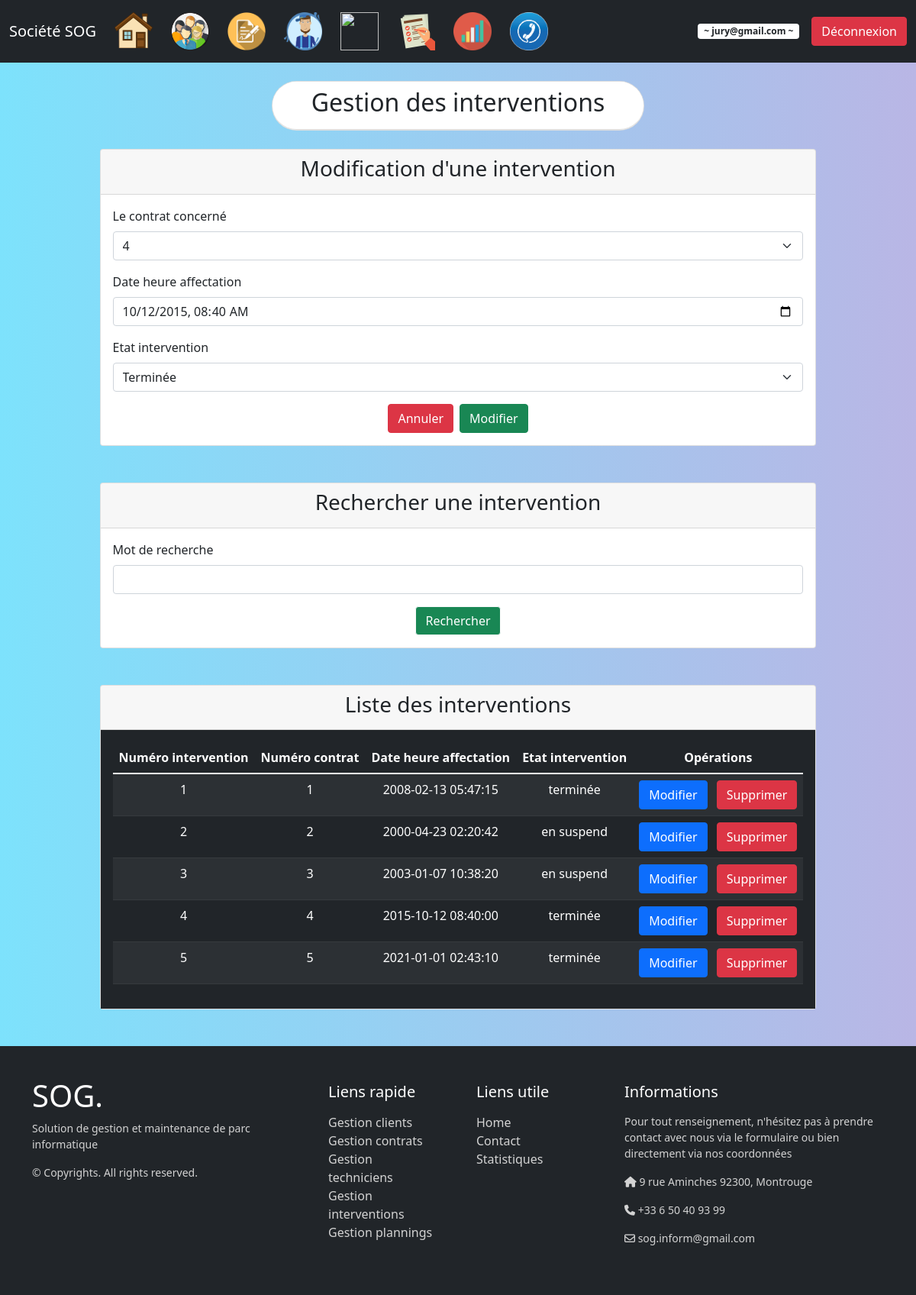
Screenshot of /index.php?page=4&action=edit&num_intervention=4 (signed in) with the database file from the repository.
### tables this page shows
Create table intervention
(
    num_intervention int(3) auto_increment,
    num_contrat int(3),
    date_heure_affectation datetime NOT NULL,
    etat_intervention enum('en cours','terminée','en suspend'),
    PRIMARY KEY (num_intervention,num_contrat),
    foreign KEY (num_contrat) references contrat (num_contrat)
    on update cascade
    on delete cascade 
);

Create table contrat
(
    num_contrat int(3) auto_increment,
    idclient int(3),
    date_souscription date NOT NULL,
    montant_mensuel_ht decimal(13,2) NOT NULL,
    etat_du_contrat enum('valide','resilié', 'en cours'),
    objet_du_contrat varchar(50) NOT NULL,
    PRIMARY KEY (num_contrat),
    foreign KEY (idclient) references client (idclient)
    on update cascade
    on delete cascade
);

### controleur/config_bdd.php (called while the page is built)
<?php
$serveur = "localhost";
$bdd = "bdd_ppe";
$user = "root";
$mdp = "";
?>

### controleur/controleur.class.php (called while the page is built, shortened)
<?php
require_once("modele/modele.class.php");
class Controleur {
	private $unModele;
	public function __construct($serveur, $bdd, $user, $mdp) {
		$this->unModele = new Modele($serveur, $bdd, $user, $mdp);
	}
	public function setTable($uneTable) {
		$this->unModele->setTable($uneTable);
	}
	public function selectAll() {
		return $this->unModele->selectAll();
	}
	public function selectWhere($where) {
		return $this->unModele->selectWhere($where);
	}
}
?>

### modele/modele.class.php (called while the page is built, shortened)
<?php
class Modele {
	private $unPdo, $uneTable;
	public function __construct($serveur, $bdd, $user, $mdp)
	{
		$this->unPdo = null;
		try
		{
			$this->unPdo = new PDO("mysql:host=".$serveur.";dbname=".$bdd.";charset=utf8", $user, $mdp);
		}
		catch (PDOException $exp)
		{
			die("Erreur de connexion à la base de données : " . $exp->getMessage());
		}
	}
	public function setTable($uneTable)
	{
		$this->uneTable = $uneTable;
	}
	public function selectAll()
	{
		$requete = "SELECT * FROM ".$this->uneTable;
		$select = $this->unPdo->prepare($requete);
		$select->execute();
		return $select->fetchAll();
	}
	public function selectWhere($where)
	{
		$donnees = array();
		$champs = array();
		foreach ($where as $key => $value)
		{
			$champs[] = $key." = :".$key;
			$donnees[":".$key] = $value;
		}
		$chaineWhere = implode(" AND ", $champs);
		$requete = "SELECT * FROM ".$this->uneTable." WHERE ".$chaineWhere;
		$select = $this->unPdo->prepare($requete);
		$select->execute($donnees);
		return $select->fetch();
	}
}
?>

### vue/vue_insert_intervention.php (the view, shortened to what this page needs)
<div class="card mb-5">
    <div class="card-header">
        <h3 class="text-center">
            <?= ($leIntervention != null ? "Modification" : "Insertion"); ?> d'une intervention
        </h3>
    </div>
    <div class="card-body">
        <form method="post" action="">
            <div class="mb-3">
                <label for="num_contrat" class="form-label"> Le contrat concerné</label>
                <select name="num_contrat" id="num_contrat" class="form-select">
                    <?php
                    $unControleur->setTable("contrat");
                    $lesContrats = $unControleur->selectAll();
                    foreach ($lesContrats as $unContrat) { ?>
                        <option value="<?= $unContrat['num_contrat']; ?>" <?php if ($unContrat['num_contrat'] == $leIntervention['num_contrat']) : ?>
                        selected="selected" <?php endif; ?>>
                            <?= $unContrat['num_contrat']; ?>
                        </option>
                    <?php } ?>
                </select>
            </div>
             <div class="mb-3">
                <label for="date_heure_affectation" class="form-label">Date heure affectation</label>
                <input type="datetime-local" name="date_heure_affectation" class="form-control" value="<?= ($leIntervention != null ? $leIntervention['date_heure_affectation'] : null); ?>">
            </div>
             <div class="mb-3">
                <label for="etat_intervention" class="form-label">Etat intervention</label>
                <select name="etat_intervention" class="form-select" value="<?= ($leIntervention != null ? $leIntervention['etat_intervention'] : null); ?>">
                    <option value="terminée"> Terminée </option>
                </select>
            </div>
            <div class="d-flex justify-content-center">
                <button type="reset" class="btn btn-danger me-2">Annuler</button>
                <button type="submit" <?= ($leIntervention != null ? 'name="Modifier"' : 'name="Valider"'); ?> class="btn btn-success">
                    <?= ($leIntervention != null ? "Modifier" : "Ajouter"); ?>
                </button>
            </div>
        </form>
    </div>
</div>

### index.php (style rules this page uses)
body { background: #642B73; background: -webkit-linear-gradient(to right, #7DE2FC, #B9B6E5); background: linear-gradient(to right, #7DE2FC , #B9B6E5); }

### rows the page displays
intervention: num_contrat "4", date_heure_affectation "10/12/2015 08:40", etat_intervention "Terminée"

### other values shown
$_SESSION['email'] "jury@gmail.com"
$uneIntervention['num_intervention'] "1"
$uneIntervention['num_contrat'] "1"
$uneIntervention['date_heure_affectation'] "2008-02-13 05:47:15"
$uneIntervention['etat_intervention'] "terminée"
$uneIntervention['num_intervention'] "2"
$uneIntervention['num_contrat'] "2"
$uneIntervention['date_heure_affectation'] "2000-04-23 02:20:42"
$uneIntervention['etat_intervention'] "en suspend"
$uneIntervention['num_intervention'] "3"
$uneIntervention['num_contrat'] "3"
$uneIntervention['date_heure_affectation'] "2003-01-07 10:38:20"
$uneIntervention['num_intervention'] "4"
$uneIntervention['num_contrat'] "4"
$uneIntervention['date_heure_affectation'] "2015-10-12 08:40:00"
